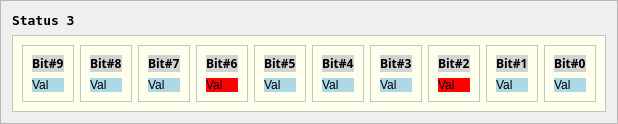
     <widget class="QFrame" name="frame_38">
      <property name="frameShape">
       <enum>QFrame::StyledPanel</enum>
      </property>
      <property name="frameShadow">
       <enum>QFrame::Raised</enum>
      </property>
      <layout class="QVBoxLayout" name="verticalLayout_34">
       <item>
        <widget class="QLabel" name="label_64">
         <property name="font">
          <font>
           <family>Terminal</family>
           <pointsize>10</pointsize>
           <weight>75</weight>
           <bold>true</bold>
          </font>
         </property>
         <property name="text">
          <string>Status 3</string>
         </property>
        </widget>
       </item>
       <item>
        <widget class="QFrame" name="frame_39">
         <property name="styleSheet">
          <string notr="true">background-color: #FFE ;</string>
         </property>
         <property name="frameShape">
          <enum>QFrame::StyledPanel</enum>
         </property>
         <property name="frameShadow">
          <enum>QFrame::Raised</enum>
         </property>
         <layout class="QHBoxLayout" name="horizontalLayout_4">
          <item>
           <widget class="QFrame" name="frame_40">
            <property name="styleSheet">
             <string notr="true">background-color: #FFE;</string>
            </property>
            <property name="frameShape">
             <enum>QFrame::StyledPanel</enum>
            </property>
            <property name="frameShadow">
             <enum>QFrame::Sunken</enum>
            </property>
            <layout class="QVBoxLayout" name="verticalLayout_35">
             <item>
              <widget class="QLabel" name="label_65">
               <property name="font">
                <font>
                 <family>Segoe UI Variable Small Semibol</family>
                 <weight>75</weight>
                 <bold>true</bold>
                </font>
               </property>
               <property name="styleSheet">
                <string notr="true">background-color: lightgray;</string>
               </property>
               <property name="text">
                <string>Bit#9</string>
               </property>
              </widget>
             </item>
             <item>
              <widget class="QLabel" name="label_66">
               <property name="styleSheet">
                <string notr="true">background-color: lightblue;</string>
               </property>
               <property name="text">
                <string>Val</string>
               </property>
              </widget>
             </item>
            </layout>
           </widget>
          </item>
          <item>
           <widget class="QFrame" name="frame_41">
            <property name="styleSheet">
             <string notr="true">background-color: #FFE;</string>
            </property>
            <property name="frameShape">
             <enum>QFrame::StyledPanel</enum>
            </property>
            <property name="frameShadow">
             <enum>QFrame::Sunken</enum>
            </property>
            <layout class="QVBoxLayout" name="verticalLayout_36">
             <item>
              <widget class="QLabel" name="label_67">
               <property name="font">
                <font>
                 <family>Segoe UI Variable Small Semibol</family>
                 <weight>75</weight>
                 <bold>true</bold>
                </font>
               </property>
               <property name="styleSheet">
                <string notr="true">background-color: lightgray;</string>
               </property>
               <property name="text">
                <string>Bit#8</string>
               </property>
              </widget>
             </item>
             <item>
              <widget class="QLabel" name="label_68">
               <property name="styleSheet">
                <string notr="true">background-color: lightblue;</string>
               </property>
               <property name="text">
                <string>Val</string>
               </property>
              </widget>
             </item>
            </layout>
           </widget>
          </item>
          <item>
           <widget class="QFrame" name="frame_42">
            <property name="styleSheet">
             <string notr="true">background-color: #FFE;</string>
            </property>
            <property name="frameShape">
             <enum>QFrame::StyledPanel</enum>
            </property>
            <property name="frameShadow">
             <enum>QFrame::Sunken</enum>
            </property>
            <layout class="QVBoxLayout" name="verticalLayout_37">
             <item>
              <widget class="QLabel" name="label_69">
               <property name="font">
                <font>
                 <family>Segoe UI Variable Small Semibol</family>
                 <weight>75</weight>
                 <bold>true</bold>
                </font>
               </property>
               <property name="styleSheet">
                <string notr="true">background-color: lightgray;</string>
               </property>
               <property name="text">
                <string>Bit#7</string>
               </property>
              </widget>
             </item>
             <item>
              <widget class="QLabel" name="label_70">
               <property name="styleSheet">
                <string notr="true">background-color: lightblue;</string>
               </property>
               <property name="text">
                <string>Val</string>
               </property>
              </widget>
             </item>
            </layout>
           </widget>
          </item>
          <item>
           <widget class="QFrame" name="frame_43">
            <property name="styleSheet">
             <string notr="true">background-color: #FFE;</string>
            </property>
            <property name="frameShape">
             <enum>QFrame::StyledPanel</enum>
            </property>
            <property name="frameShadow">
             <enum>QFrame::Sunken</enum>
            </property>
            <layout class="QVBoxLayout" name="verticalLayout_38">
             <item>
              <widget class="QLabel" name="label_71">
               <property name="font">
                <font>
                 <family>Segoe UI Variable Small Semibol</family>
                 <weight>75</weight>
                 <bold>true</bold>
                </font>
               </property>
               <property name="styleSheet">
                <string notr="true">background-color: lightgray;</string>
               </property>
               <property name="text">
                <string>Bit#6</string>
               </property>
              </widget>
             </item>
             <item>
              <widget class="QLabel" name="label_72">
               <property name="styleSheet">
                <string notr="true">background-color: red;</string>
               </property>
               <property name="text">
                <string>Val</string>
               </property>
              </widget>
             </item>
            </layout>
           </widget>
          </item>
          <item>
           <widget class="QFrame" name="frame_44">
            <property name="styleSheet">
             <string notr="true">background-color: #FFE;</string>
            </property>
            <property name="frameShape">
             <enum>QFrame::StyledPanel</enum>
            </property>
            <property name="frameShadow">
             <enum>QFrame::Sunken</enum>
            </property>
            <layout class="QVBoxLayout" name="verticalLayout_39">
             <item>
              <widget class="QLabel" name="label_73">
               <property name="font">
                <font>
                 <family>Segoe UI Variable Small Semibol</family>
                 <weight>75</weight>
                 <bold>true</bold>
                </font>
               </property>
               <property name="styleSheet">
                <string notr="true">background-color: lightgray;</string>
               </property>
               <property name="text">
                <string>Bit#5</string>
               </property>
              </widget>
             </item>
             <item>
              <widget class="QLabel" name="label_74">
               <property name="styleSheet">
                <string notr="true">background-color: lightblue;</string>
               </property>
               <property name="text">
                <string>Val</string>
               </property>
              </widget>
             </item>
            </layout>
           </widget>
          </item>
          <item>
           <widget class="QFrame" name="frame_45">
            <property name="styleSheet">
             <string notr="true">background-color: #FFE;</string>
            </property>
            <property name="frameShape">
             <enum>QFrame::StyledPanel</enum>
            </property>
            <property name="frameShadow">
             <enum>QFrame::Sunken</enum>
            </property>
            <layout class="QVBoxLayout" name="verticalLayout_40">
             <item>
              <widget class="QLabel" name="label_75">
               <property name="font">
                <font>
                 <family>Segoe UI Variable Small Semibol</family>
                 <weight>75</weight>
                 <bold>true</bold>
                </font>
               </property>
               <property name="styleSheet">
                <string notr="true">background-color: lightgray;</string>
               </property>
               <property name="text">
                <string>Bit#4</string>
               </property>
              </widget>
             </item>
             <item>
              <widget class="QLabel" name="label_76">
               <property name="styleSheet">
                <string notr="true">background-color: lightblue;</string>
               </property>
               <property name="text">
                <string>Val</string>
               </property>
              </widget>
             </item>
            </layout>
           </widget>
          </item>
          <item>
           <widget class="QFrame" name="frame_46">
            <property name="styleSheet">
             <string notr="true">background-color: #FFE;</string>
            </property>
            <property name="frameShape">
             <enum>QFrame::StyledPanel</enum>
            </property>
            <property name="frameShadow">
             <enum>QFrame::Sunken</enum>
            </property>
            <layout class="QVBoxLayout" name="verticalLayout_41">
             <item>
              <widget class="QLabel" name="label_77">
               <property name="font">
                <font>
                 <family>Segoe UI Variable Small Semibol</family>
                 <weight>75</weight>
                 <bold>true</bold>
                </font>
               </property>
               <property name="styleSheet">
                <string notr="true">background-color: lightgray;</string>
               </property>
               <property name="text">
                <string>Bit#3</string>
               </property>
              </widget>
             </item>
             <item>
              <widget class="QLabel" name="label_78">
               <property name="styleSheet">
                <string notr="true">background-color: lightblue;</string>
               </property>
               <property name="text">
                <string>Val</string>
               </property>
              </widget>
             </item>
            </layout>
           </widget>
          </item>
          <item>
           <widget class="QFrame" name="frame_47">
            <property name="styleSheet">
             <string notr="true">background-color: #FFE;</string>
            </property>
            <property name="frameShape">
             <enum>QFrame::StyledPanel</enum>
            </property>
            <property name="frameShadow">
             <enum>QFrame::Sunken</enum>
            </property>
            <layout class="QVBoxLayout" name="verticalLayout_42">
             <item>
              <widget class="QLabel" name="label_79">
               <property name="font">
                <font>
                 <family>Segoe UI Variable Small Semibol</family>
                 <weight>75</weight>
                 <bold>true</bold>
                </font>
               </property>
               <property name="styleSheet">
                <string notr="true">background-color: lightgray;</string>
               </property>
               <property name="text">
                <string>Bit#2</string>
               </property>
              </widget>
             </item>
             <item>
              <widget class="QLabel" name="label_80">
               <property name="styleSheet">
                <string notr="true">background-color: red;</string>
               </property>
               <property name="text">
                <string>Val</string>
               </property>
              </widget>
             </item>
            </layout>
           </widget>
          </item>
          <item>
           <widget class="QFrame" name="frame_48">
            <property name="styleSheet">
             <string notr="true">background-color: #FFE;</string>
            </property>
            <property name="frameShape">
             <enum>QFrame::StyledPanel</enum>
            </property>
            <property name="frameShadow">
             <enum>QFrame::Sunken</enum>
            </property>
            <layout class="QVBoxLayout" name="verticalLayout_43">
             <item>
              <widget class="QLabel" name="label_81">
               <property name="font">
                <font>
                 <family>Segoe UI Variable Small Semibol</family>
                 <weight>75</weight>
                 <bold>true</bold>
                </font>
               </property>
               <property name="styleSheet">
                <string notr="true">background-color: lightgray;</string>
               </property>
               <property name="text">
                <string>Bit#1</string>
               </property>
              </widget>
             </item>
             <item>
              <widget class="QLabel" name="label_82">
               <property name="styleSheet">
                <string notr="true">background-color: lightblue;</string>
               </property>
               <property name="text">
                <string>Val</string>
               </property>
              </widget>
             </item>
            </layout>
           </widget>
          </item>
          <item>
           <widget class="QFrame" name="frame_49">
            <property name="styleSheet">
             <string notr="true">background-color: #FFE;</string>
            </property>
            <property name="frameShape">
             <enum>QFrame::StyledPanel</enum>
            </property>
            <property name="frameShadow">
             <enum>QFrame::Sunken</enum>
            </property>
            <layout class="QVBoxLayout" name="verticalLayout_44">
             <item>
              <widget class="QLabel" name="label_83">
               <property name="font">
                <font>
                 <family>Segoe UI Variable Small Semibol</family>
                 <weight>75</weight>
                 <bold>true</bold>
                </font>
               </property>
               <property name="styleSheet">
                <string notr="true">background-color: lightgray;</string>
               </property>
               <property name="text">
                <string>Bit#0</string>
               </property>
              </widget>
             </item>
             <item>
              <widget class="QLabel" name="label_84">
               <property name="styleSheet">
                <string notr="true">background-color: lightblue;</string>
               </property>
               <property name="text">
                <string>Val</string>
               </property>
              </widget>
             </item>
            </layout>
           </widget>
          </item>
         </layout>
        </widget>
       </item>
      </layout>
     </widget>
